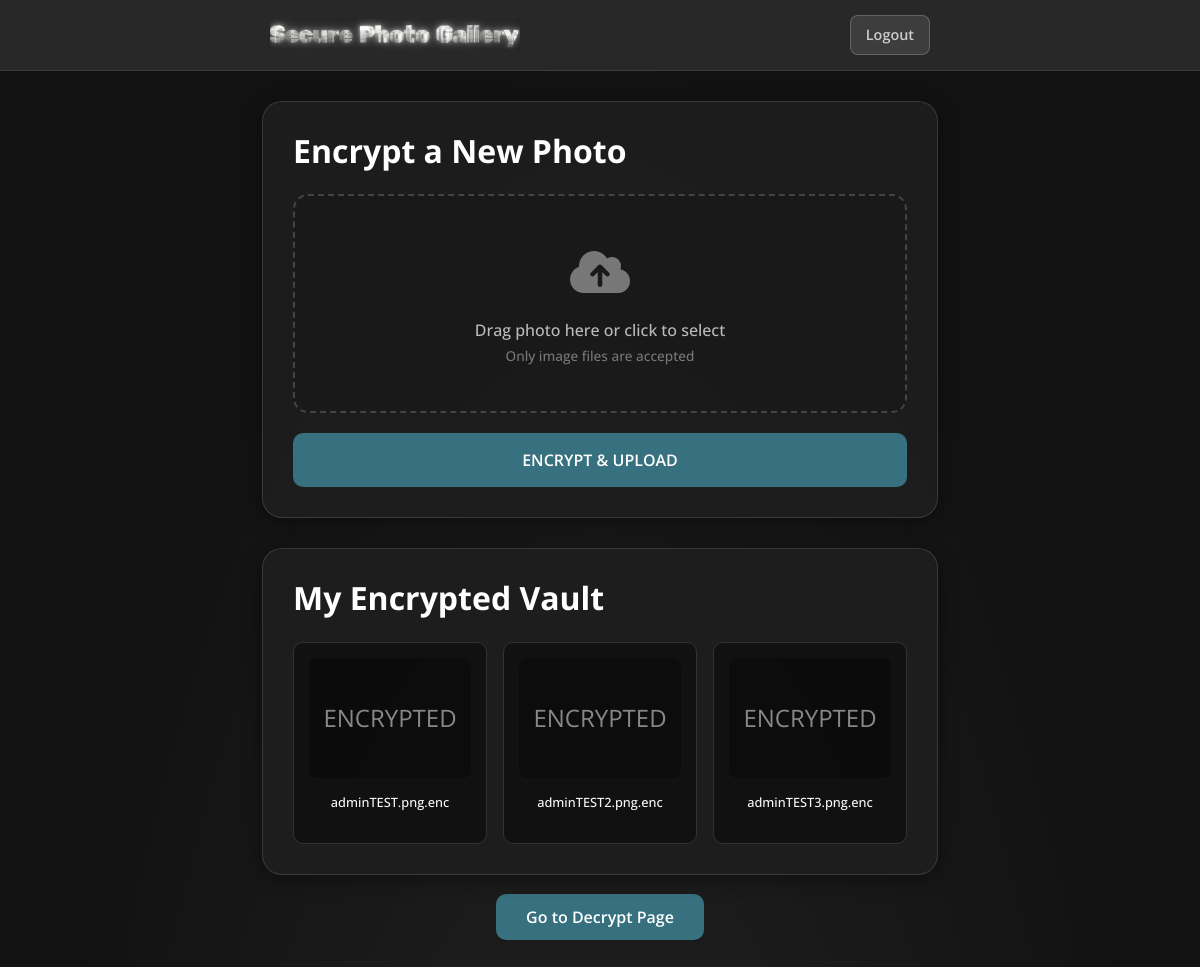
Screenshot of /gallery (signed in) with the database file from the repository.
### tables this page shows
CREATE TABLE images(id integer primary key,user_id integer,filename text,key text,password text,foreign key(user_id) references users(pid));

### app.py (the view)
@app.route('/gallery')
def gallery():
    user_id = session.get("user_id")
    con = sqlite3.connect("database.db")
    con.row_factory = sqlite3.Row
    cur = con.cursor()
    cur.execute("SELECT filename FROM images WHERE user_id=?", (user_id,))
    files = [row["filename"] for row in cur.fetchall()]
    con.close()
    return render_template('gallery.html', uploaded_files=files, logo_image='logo.png')

### templates/gallery.html (shortened to what this page needs)
<!DOCTYPE html>
<html lang="en" dir="ltr">
<head>
    <link href="https://cdn.jsdelivr.net/npm/bootstrap@5.3.3/dist/css/bootstrap.min.css" rel="stylesheet">
    <link rel="stylesheet" href="https://cdnjs.cloudflare.com/ajax/libs/font-awesome/6.0.0/css/all.min.css">
</head>
<body>
    <header class="main-header">
        <div class="header-content">
            <img src="{{ url_for('static', filename='logo.png') }}" alt="Secure Photo Gallery Logo" class="logo-img">
            {% if session.username %}
                <a href="{{ url_for('logout') }}" class="btn-logout">
                    Logout
                </a>
            {% endif %}
        </div>
    </header>
    <div class="container">
        <div class="glass-card">
            <h2 class="mb-4">Encrypt a New Photo</h2>
            <form action="{{ url_for('upload') }}" method="POST" enctype="multipart/form-data">
                <div class="drag-drop-zone" id="drop-zone">
                    <div class="icon"><i class="fas fa-cloud-upload-alt"></i></div>
                    <p class="mb-1">Drag photo here or click to select</p>
                    <p class="small-text">Only image files are accepted</p>
                </div>
                <button type="submit" class="btn btn-action w-100">ENCRYPT & UPLOAD</button>
            </form>
        </div>
        <div class="glass-card">
            <h2 class="mb-4">My Encrypted Vault</h2>
            <div class="row row-cols-1 row-cols-sm-2 row-cols-md-3 g-3">
                {% for filename in uploaded_files %}
                <div class="col">
                    <div class="gallery-item">
                        <div class="fake-image">ENCRYPTED</div>
                        <p class="text-light">{{ filename }}</p>
                        </div>
                </div>
                {% endfor %}
            </div>
        </div>
        <div style="text-align: center; margin-bottom: 40px;">
            <a href="{{ url_for('decrypt_page') }}" class="btn-nav">
                Go to Decrypt Page
            </a>
        </div>
    </div>
</body>
</html>

### templates/gallery.html (style rules this page uses)
:root { --bg-dark: #121212; --glass-card: rgba(30, 30, 30, 0.9); --primary-accent: #37707e; --hover-accent: #49828e; --border-light: rgba(255, 255, 255, 0.125); --dark-green: #28a745; --card-radius: 20px; --max-content-width: 700px; }
body { background-color: var(--bg-dark); color: #ffffff; font-family: 'Open Sans', sans-serif; min-height: 100vh; display: flex; flex-direction: column; align-items: center; justify-content: flex-start; background-image: radial-gradient(ellipse at 50% 180%, rgba(255, 255, 255, 0.08) 0%, rgba(18, 18, 18, 0) 70%); }
.main-header { width: 100%; background-color: #282828; border-bottom: 1px solid rgba(255, 255, 255, 0.1); display: flex; justify-content: center; margin-bottom: 30px; }
.header-content { width: 100%; max-width: var(--max-content-width); padding: 15px 20px; display: flex; align-items: center; justify-content: space-between; }
.logo-img { max-width: 250px; height: auto; }
.btn-logout { background-color: rgba(255, 255, 255, 0.1); border: 1px solid rgba(255, 255, 255, 0.2); color: #ccc; padding: 8px 15px; border-radius: 8px; font-weight: 600; font-size: 0.9rem; text-decoration: none; transition: background-color 0.3s; }
.container { max-width: var(--max-content-width); width: 90%; display: flex; flex-direction: column; align-items: center; }
h2 { font-weight: 700; }
.glass-card { max-width: 100%; width: 100%; padding: 30px; background: var(--glass-card); backdrop-filter: blur(8px) saturate(150%); border-radius: var(--card-radius); border: 1px solid var(--border-light); box-shadow: 0 4px 20px rgba(0, 0, 0, 0.4); margin-bottom: 30px; }
.drag-drop-zone { border: 2px dashed #444; border-radius: 15px; padding: 40px 20px; text-align: center; margin-bottom: 20px; cursor: pointer; background-color: rgba(0, 0, 0, 0.1); position: relative; min-height: 180px; display: flex; flex-direction: column; align-items: center; justify-content: center; }
.drag-drop-zone .icon { font-size: 3rem; color: #777; margin-bottom: 10px; }
.drag-drop-zone p { margin-bottom: 5px; font-weight: 500; color: #bbb; }
.drag-drop-zone .small-text { font-size: 0.85rem; color: #777; }
.btn-action { background-color: var(--primary-accent); border: none; font-weight: 600; border-radius: 10px; padding: 15px 0; color: #fff; width: 100%; transition: background-color 0.3s; }
.gallery-item { background-color: rgba(0, 0, 0, 0.4); border-radius: 10px; padding: 15px; text-align: center; border: 1px solid #333; }
.fake-image { height: 120px; background-color: rgba(0, 0, 0, 0.3); border-radius: 8px; display: flex; align-items: center; justify-content: center; color: #888; font-size: 1.5rem; margin-bottom: 15px; }
.gallery-item p { font-weight: 500; font-size: 0.8rem; word-break: break-all; }
.btn-nav { background-color: var(--primary-accent); border: none; font-weight: 600; border-radius: 10px; padding: 12px 30px; color: #fff; transition: background-color 0.3s; text-decoration: none; }

### rows the page displays
images: filename "adminTEST.png.enc"
images: filename "adminTEST2.png.enc"
images: filename "adminTEST3.png.enc"
